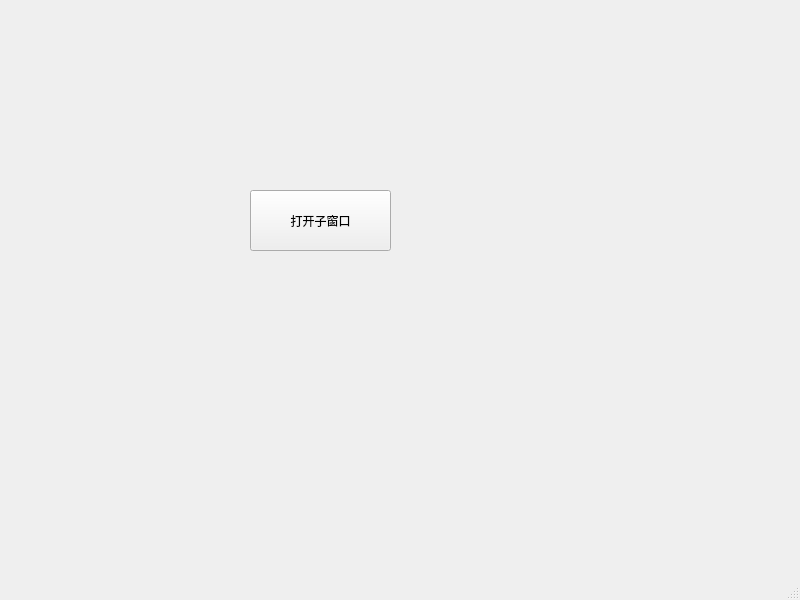
<?xml version="1.0" encoding="UTF-8"?>
<ui version="4.0">
 <class>MainWindow</class>
 <widget class="QMainWindow" name="MainWindow">
  <property name="geometry">
   <rect>
    <x>0</x>
    <y>0</y>
    <width>800</width>
    <height>600</height>
   </rect>
  </property>
  <property name="windowTitle">
   <string>MainWindow</string>
  </property>
  <widget class="QWidget" name="centralwidget">
   <widget class="QPushButton" name="pushButton">
    <property name="geometry">
     <rect>
      <x>250</x>
      <y>190</y>
      <width>141</width>
      <height>61</height>
     </rect>
    </property>
    <property name="text">
     <string>打开子窗口</string>
    </property>
   </widget>
  </widget>
  <widget class="QMenuBar" name="menubar">
   <property name="geometry">
    <rect>
     <x>0</x>
     <y>0</y>
     <width>800</width>
     <height>22</height>
    </rect>
   </property>
  </widget>
  <widget class="QStatusBar" name="statusbar"/>
 </widget>
 <resources/>
 <connections/>
</ui>
